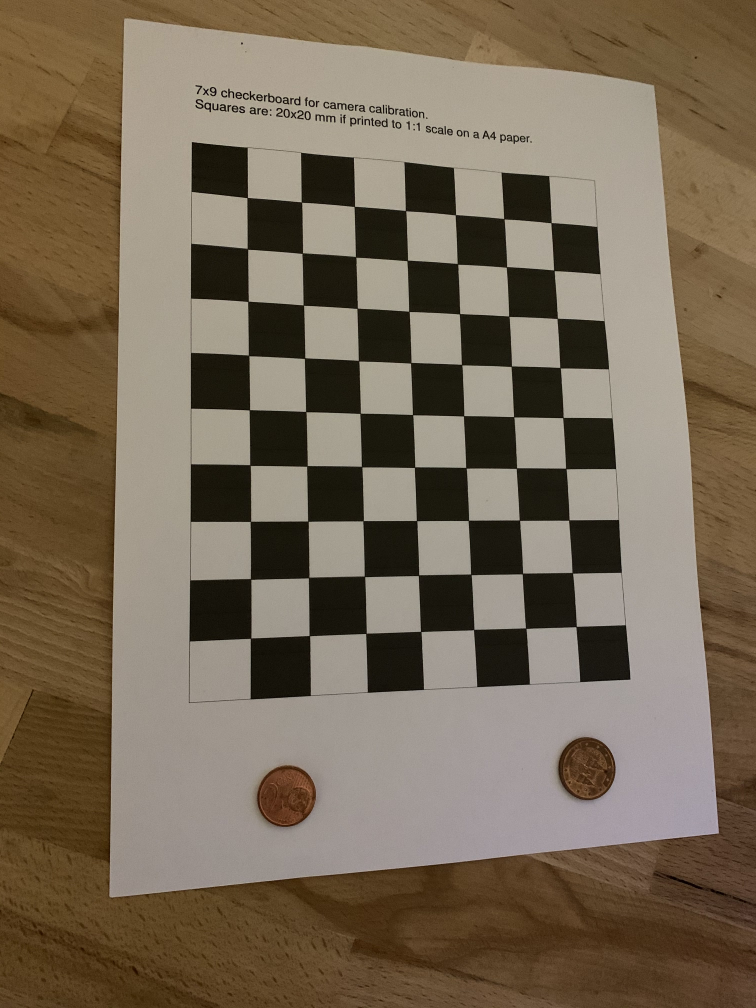
#> input picture res/measure.jpg, 3024 x 4032 px, given as the content of the folder res/own_chessboard, which was not available (shown at 1/4 size)
$ python camera_calibration_solution.py
#> lines starting #> are read from the running program, lines starting #| are printed output that depends on the picture; pictures that were not available may be replaced by others from this repository, and a replacement may not be noted
import numpy as np
from cv2 import cv2
import math
import glob

# [9 lines left out: function showDistortedImages, not called in this run]

def getChessboardPoints(pathToImages, chessboardSize, display):
#> called with pathToImages = 'res/own_chessboard/*.jpg', chessboardSize = (7, 9), display = False
    boardColumns, boardRows = chessboardSize

    # Prepare object points, like (0,0,0), (1,0,0), (2,0,0) ....,(6,5,0)
    objp = np.zeros((boardRows*boardColumns,3), np.float32)
    objp[:,:2] = np.mgrid[0:boardColumns,0:boardRows].T.reshape(-1,2)

    # Arrays to store object points and image points from all the images.
    worldPoints = [] # 3d point in real world space
    imagePoints = [] # 2d points in image plane.

    # Get chessboard image file paths
    images = glob.glob(pathToImages)
    imageCounter = 1
    for imageName in images:
        print("Get chessboard pattern for image (", imageCounter, ",", len(images), ")")
        # Read chessboard images as black and white
        image = cv2.imread(imageName)
#> image is the input picture: shape (4032, 3024, 3); mean B, G, R 86.4, 105.2, 119.2
        imgheight, imgwidth = image.shape[:2]
#> imgheight = 4032; imgwidth = 3024
        image = cv2.resize(image,(int(imgwidth/descalingFactor), int(imgheight/descalingFactor)), interpolation = cv2.INTER_AREA)
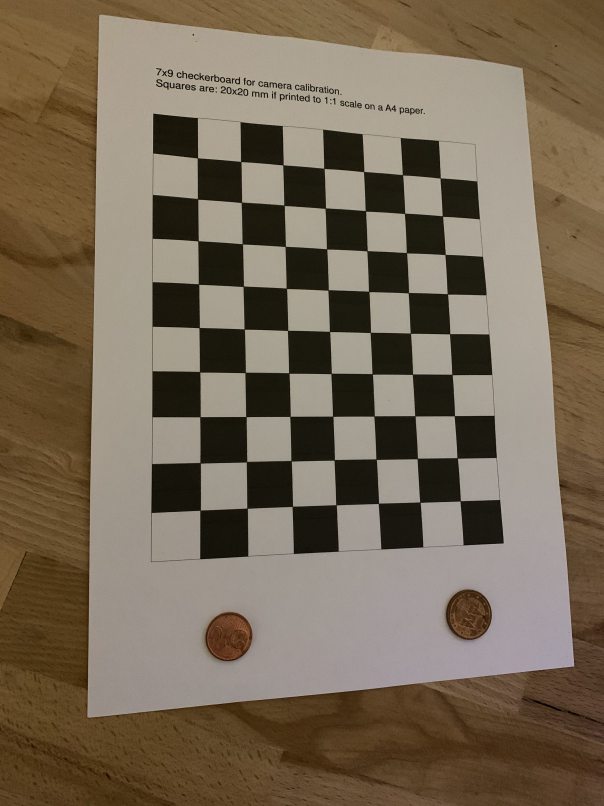
#> image: shape (806, 604, 3); mean B, G, R 86.4, 105.2, 119.2
        gray = cv2.cvtColor(image, cv2.COLOR_BGR2GRAY)
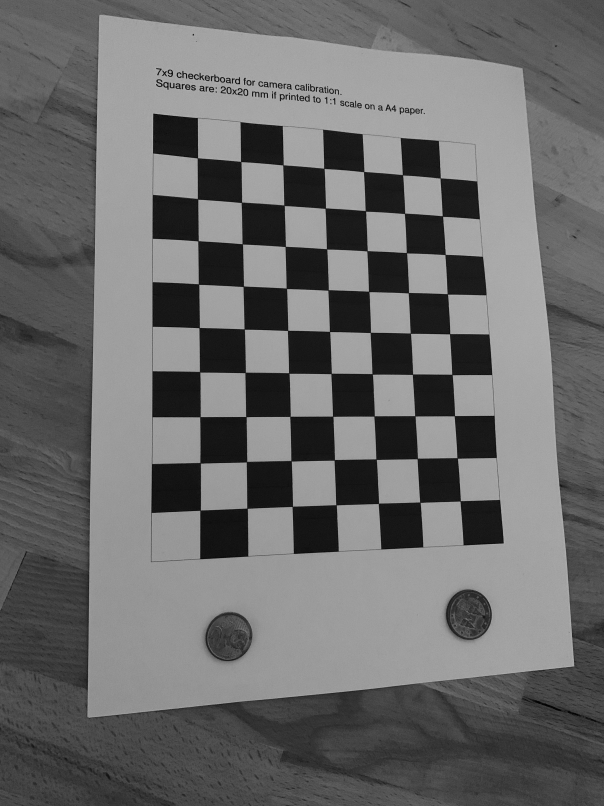
#> gray: shape (806, 604); min 2, max 181, mean 107.2

        # Find the chess board corners
        ret, corners = cv2.findChessboardCorners(gray, (boardColumns,boardRows), None)
#> ret = True; corners = 63 rows, first 8: [197.4, 157.8], [240.6, 161.5], [282.9, 164.8], [323.8, 168.4], [363.6, 171.5], [402.5, 174.8], [440.2, 177.9], [197.6, 198.9]
        if ret == True:
            worldPoints.append(objp)

            # Increase corner accuracy
            cornersRefined = cv2.cornerSubPix(gray, corners, (11,11), (-1,-1), (cv2.TERM_CRITERIA_EPS + cv2.TERM_CRITERIA_MAX_ITER, 30, 0.001))
#> cornersRefined = 63 rows, first 8: [197.4, 157.9], [240.7, 161.5], [283, 164.9], [323.8, 168.4], [363.6, 171.6], [402.5, 174.8], [440.2, 178], [197.6, 198.8]
            imagePoints.append(cornersRefined)

            # Draw and display the corners if display was set to true
            if display == True:
                image = cv2.drawChessboardCorners(image, (boardColumns,boardRows), cornersRefined,ret)
                cv2.imshow('img', image)
                cv2.waitKey(0)
        imageCounter += 1

    cv2.destroyAllWindows()
    imageSize = gray.shape[::-1]
#> imageSize = (604, 806)

    return worldPoints, imagePoints, imageSize


def undistortImage(worldPoints, imagePoints, imageSize, imagePath):
    ret, cameraMatrix, distortionParameter, rotationVectors, translationVectors = cv2.calibrateCamera(worldPoints, imagePoints, imageSize, None, None)

    # Read image, resize and convert to grey image
    image = cv2.imread(imagePath)
    height, width = image.shape[:2]
    image = cv2.resize(image,(int(width/descalingFactor), int(height/descalingFactor)), interpolation = cv2.INTER_AREA)
    image = cv2.cvtColor(image, cv2.COLOR_BGR2GRAY)
    height, width = image.shape[:2]
    imageSize = (width, height)

    # Get optimal new camera matrix
    newCameraMatrix, roi = cv2.getOptimalNewCameraMatrix(cameraMatrix, distortionParameter, imageSize, 1, imageSize)

    # undistort image
    undistortedImage = cv2.undistort(image, cameraMatrix, distortionParameter, None, newCameraMatrix)

    return undistortedImage, cameraMatrix, distortionParameter, rotationVectors, translationVectors


# [29 lines left out: functions calculateReProjectionError, pointToWorld, not called in this run]

def measureDistanceSimple(image, measurePoints):
    boardColumns, boardRows = chessboardSize
    ret, corners = cv2.findChessboardCorners(image, (boardColumns,boardRows), None)
    if ret == True:
        print(corners)

# [31 lines left out: functions measureDistance, getMeasureCoord, not called in this run]

if __name__ == "__main__":
    chessboardSize = (7, 9)
    descalingFactor = 5
    pathToImages = "res/own_chessboard/*.jpg"
    imageToUndistort = "res/own_chessboard/IMG_0694.jpg"

    # Step 1: Comment
    #showDistortedImages(pathToImages)

    # Step 1: Uncomment
    worldPoints, imagePoints, imageSize = getChessboardPoints(pathToImages, chessboardSize, False)
#> worldPoints = 1 item; imagePoints = 1 item; imageSize = (604, 806)

    # Calculate Camera Parameter and undistort image
    # Step 2: Uncomment
    undistortedImage = undistortImage(worldPoints, imagePoints, imageSize, imageToUndistort)
#> in undistortImage, `ret, cameraMatrix, distortionParameter, rotationVectors, translationVe..`: ret = 0.138; cameraMatrix = [[660.5, 0, 308.7], [0, 658.6, 390], [0, 0, 1]]; distortionParameter = [[0.313, -2.06, -0.00363, -0.000831, 4.01]]; rotationVectors = ([-0.156, -0.229, -0.0131],); translationVectors = ([-2.56, -5.34, 15.43],)
#> in undistortImage, `newCameraMatrix, roi = cv2.getOptimalNewCameraMatrix(cameraMatrix, dis..`: newCameraMatrix = [[667.6, 0, 308.4], [0, 678.9, 390.4], [0, 0, 1]]; roi = (60, 45, 495, 688)
#> in undistortImage, `undistortedImage = cv2.undistort(image, cameraMatrix, distortionParame..`:
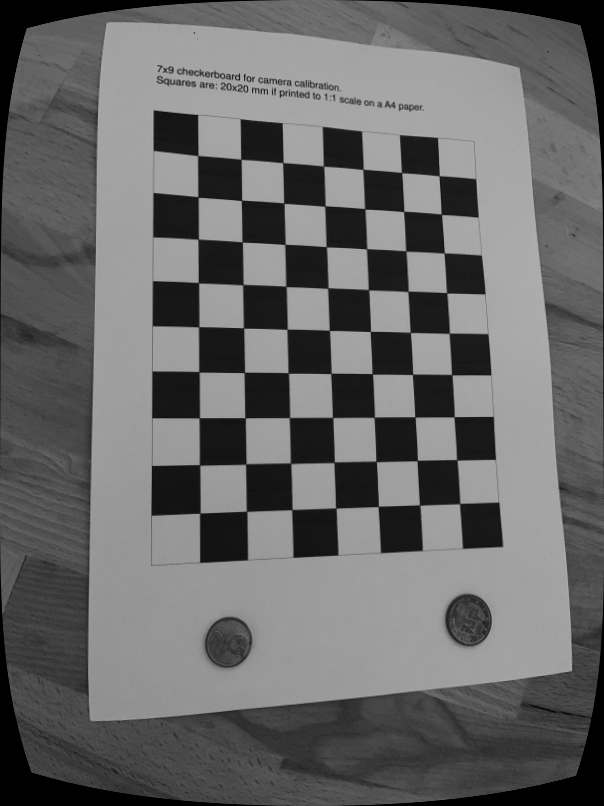
#> undistortedImage: shape (806, 604); min 0, max 177, mean 104.2
#> undistortedImage = 5 items
    cv2.imshow("Undistorted Image", undistortedImage)
    cv2.waitKey(0)

    # Step 4
    # Calculate Re-Projection-Error
    #print(calculateReProjectionError(worldPoints, imagePoints, cameraMatrix, distortionParameter, rotationVectors, translationVectors))

    # Step 5
    # Measuring planar objects
    imageToMeasure = "res/measure.jpg"
    undistortedImage, cameraMatrix, distCoeff, rVecs, tVecs = undistortImage(worldPoints, imagePoints, imageSize, imageToMeasure)
#> cameraMatrix = [[660.5, 0, 308.7], [0, 658.6, 390], [0, 0, 1]]; distCoeff = [[0.313, -2.06, -0.00363, -0.000831, 4.01]]; rVecs = ([-0.156, -0.229, -0.0131],); tVecs = ([-2.56, -5.34, 15.43],)
    measurePoints = []

    cv2.imshow("Measure", undistortedImage)
    cv2.setMouseCallback("Measure", getMeasureCoord)
    cv2.waitKey(0)

    print(measureDistanceSimple(undistortedImage, measurePoints))
#> in measureDistanceSimple, `ret, corners = cv2.findChessboardCorners(image, (boardColumns,boardRow..`: ret = True; corners = 63 rows, first 8: [197.7, 155.5], [240.8, 159.4], [282.8, 162.6], [323.5, 166.2], [362.8, 169.4], [401.5, 172.5], [439.2, 175.7], [198.1, 197.2]
#> (printed output is left out)
#| None
